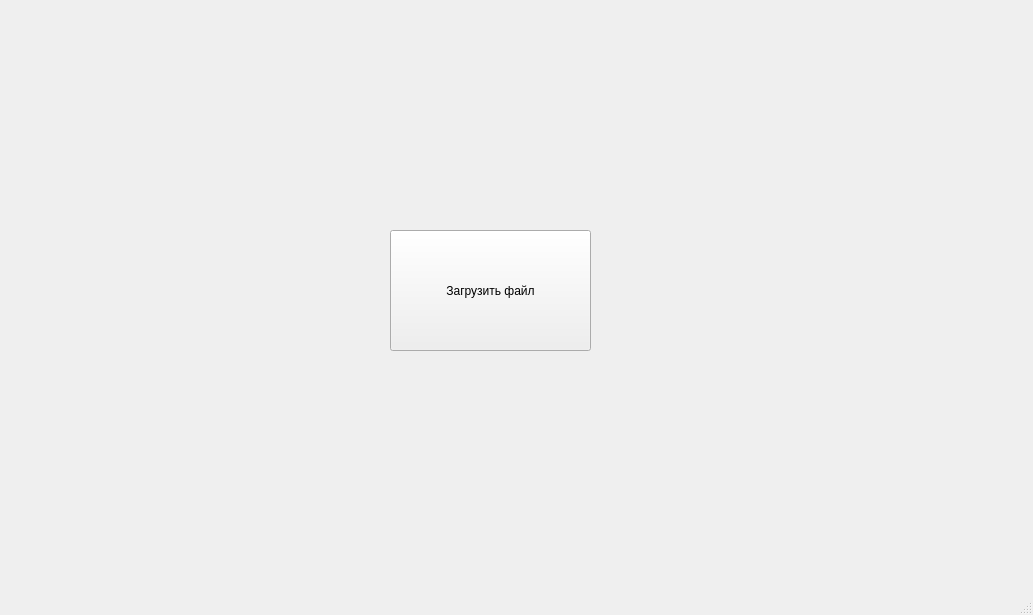
<?xml version="1.0" encoding="UTF-8"?>
<ui version="4.0">
 <class>MainWindow</class>
 <widget class="QMainWindow" name="MainWindow">
  <property name="geometry">
   <rect>
    <x>0</x>
    <y>0</y>
    <width>1033</width>
    <height>615</height>
   </rect>
  </property>
  <property name="windowTitle">
   <string>MainWindow</string>
  </property>
  <widget class="QWidget" name="centralwidget">
   <widget class="QStackedWidget" name="stackedWidget">
    <property name="geometry">
     <rect>
      <x>20</x>
      <y>40</y>
      <width>981</width>
      <height>511</height>
     </rect>
    </property>
    <property name="currentIndex">
     <number>0</number>
    </property>
    <widget class="QWidget" name="page">
     <widget class="QPushButton" name="loadButton">
      <property name="geometry">
       <rect>
        <x>370</x>
        <y>190</y>
        <width>201</width>
        <height>121</height>
       </rect>
      </property>
      <property name="text">
       <string>Загрузить файл</string>
      </property>
     </widget>
    </widget>
    <widget class="QWidget" name="page_3">
     <widget class="QTableWidget" name="fieldTable">
      <property name="geometry">
       <rect>
        <x>20</x>
        <y>40</y>
        <width>491</width>
        <height>491</height>
       </rect>
      </property>
     </widget>
     <widget class="QPushButton" name="backButton">
      <property name="geometry">
       <rect>
        <x>10</x>
        <y>10</y>
        <width>51</width>
        <height>21</height>
       </rect>
      </property>
      <property name="text">
       <string>Назад</string>
      </property>
     </widget>
     <widget class="QLabel" name="resultLabel">
      <property name="geometry">
       <rect>
        <x>640</x>
        <y>50</y>
        <width>301</width>
        <height>21</height>
       </rect>
      </property>
      <property name="font">
       <font>
        <pointsize>18</pointsize>
       </font>
      </property>
      <property name="text">
       <string>TextLabel</string>
      </property>
     </widget>
     <widget class="QListWidget" name="errorList">
      <property name="geometry">
       <rect>
        <x>560</x>
        <y>80</y>
        <width>391</width>
        <height>301</height>
       </rect>
      </property>
      <property name="sizePolicy">
       <sizepolicy hsizetype="Expanding" vsizetype="Expanding">
        <horstretch>11</horstretch>
        <verstretch>0</verstretch>
       </sizepolicy>
      </property>
     </widget>
    </widget>
    <widget class="QWidget" name="page_2">
     <widget class="QLabel" name="label">
      <property name="geometry">
       <rect>
        <x>190</x>
        <y>190</y>
        <width>551</width>
        <height>101</height>
       </rect>
      </property>
      <property name="font">
       <font>
        <pointsize>26</pointsize>
       </font>
      </property>
      <property name="text">
       <string>Неправильный формат ввода</string>
      </property>
     </widget>
     <widget class="QPushButton" name="backButton2">
      <property name="geometry">
       <rect>
        <x>40</x>
        <y>10</y>
        <width>80</width>
        <height>24</height>
       </rect>
      </property>
      <property name="text">
       <string>Назад</string>
      </property>
     </widget>
    </widget>
   </widget>
  </widget>
  <widget class="QMenuBar" name="menubar">
   <property name="geometry">
    <rect>
     <x>0</x>
     <y>0</y>
     <width>1033</width>
     <height>21</height>
    </rect>
   </property>
  </widget>
  <widget class="QStatusBar" name="statusbar"/>
 </widget>
 <resources/>
 <connections/>
</ui>
